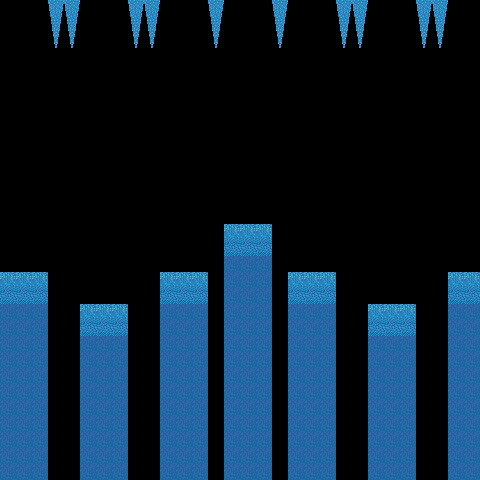

Tiled map render using the project's own tile images. Description and the whole map definition, tile-layer contents included, below:
An orthogonal 30x30 tile map with 16x16 px tiles, 2 tile layers (walls, obstacles), 2 tilesets.

<map version="1.10" tiledversion="1.10.2" orientation="orthogonal" renderorder="right-down" width="30" height="30" tilewidth="16" tileheight="16" infinite="0" nextlayerid="3" nextobjectid="1">
 <tileset firstgid="1" source="../ice.tsx" />
 <tileset firstgid="17" source="../obstacles.tsx" />
 <layer id="1" name="walls" width="30" height="30">
  <data encoding="csv">
0,0,0,0,0,0,0,0,0,0,0,0,0,0,0,0,0,0,0,0,0,0,0,0,0,0,0,0,0,0,
0,0,0,0,0,0,0,0,0,0,0,0,0,0,0,0,0,0,0,0,0,0,0,0,0,0,0,0,0,0,
0,0,0,0,0,0,0,0,0,0,0,0,0,0,0,0,0,0,0,0,0,0,0,0,0,0,0,0,0,0,
0,0,0,0,0,0,0,0,0,0,0,0,0,0,0,0,0,0,0,0,0,0,0,0,0,0,0,0,0,0,
0,0,0,0,0,0,0,0,0,0,0,0,0,0,0,0,0,0,0,0,0,0,0,0,0,0,0,0,0,0,
0,0,0,0,0,0,0,0,0,0,0,0,0,0,0,0,0,0,0,0,0,0,0,0,0,0,0,0,0,0,
0,0,0,0,0,0,0,0,0,0,0,0,0,0,0,0,0,0,0,0,0,0,0,0,0,0,0,0,0,0,
0,0,0,0,0,0,0,0,0,0,0,0,0,0,0,0,0,0,0,0,0,0,0,0,0,0,0,0,0,0,
0,0,0,0,0,0,0,0,0,0,0,0,0,0,0,0,0,0,0,0,0,0,0,0,0,0,0,0,0,0,
0,0,0,0,0,0,0,0,0,0,0,0,0,0,0,0,0,0,0,0,0,0,0,0,0,0,0,0,0,0,
0,0,0,0,0,0,0,0,0,0,0,0,0,0,0,0,0,0,0,0,0,0,0,0,0,0,0,0,0,0,
0,0,0,0,0,0,0,0,0,0,0,0,0,0,0,0,0,0,0,0,0,0,0,0,0,0,0,0,0,0,
0,0,0,0,0,0,0,0,0,0,0,0,0,0,0,0,0,0,0,0,0,0,0,0,0,0,0,0,0,0,
0,0,0,0,0,0,0,0,0,0,0,0,0,0,0,0,0,0,0,0,0,0,0,0,0,0,0,0,0,0,
0,0,0,0,0,0,0,0,0,0,0,0,0,0,5,5,5,0,0,0,0,0,0,0,0,0,0,0,0,0,
0,0,0,0,0,0,0,0,0,0,0,0,0,0,9,9,9,0,0,0,0,0,0,0,0,0,0,0,0,0,
0,0,0,0,0,0,0,0,0,0,0,0,0,0,13,13,13,0,0,0,0,0,0,0,0,0,0,0,0,0,
5,5,5,0,0,0,0,0,0,0,5,5,5,0,13,13,13,0,5,5,5,0,0,0,0,0,0,0,5,5,
9,9,9,0,0,0,0,0,0,0,9,9,9,0,13,13,13,0,9,9,9,0,0,0,0,0,0,0,9,9,
13,13,13,0,0,5,5,5,0,0,13,13,13,0,13,13,13,0,13,13,13,0,0,5,5,5,0,0,13,13,
13,13,13,0,0,9,9,9,0,0,13,13,13,0,13,13,13,0,13,13,13,0,0,9,9,9,0,0,13,13,
13,13,13,0,0,13,13,13,0,0,13,13,13,0,13,13,13,0,13,13,13,0,0,13,13,13,0,0,13,13,
13,13,13,0,0,13,13,13,0,0,13,13,13,0,13,13,13,0,13,13,13,0,0,13,13,13,0,0,13,13,
13,13,13,0,0,13,13,13,0,0,13,13,13,0,13,13,13,0,13,13,13,0,0,13,13,13,0,0,13,13,
13,13,13,0,0,13,13,13,0,0,13,13,13,0,13,13,13,0,13,13,13,0,0,13,13,13,0,0,13,13,
13,13,13,0,0,13,13,13,0,0,13,13,13,0,13,13,13,0,13,13,13,0,0,13,13,13,0,0,13,13,
13,13,13,0,0,13,13,13,0,0,13,13,13,0,13,13,13,0,13,13,13,0,0,13,13,13,0,0,13,13,
13,13,13,0,0,13,13,13,0,0,13,13,13,0,13,13,13,0,13,13,13,0,0,13,13,13,0,0,13,13,
13,13,13,0,0,13,13,13,0,0,13,13,13,0,13,13,13,0,13,13,13,0,0,13,13,13,0,0,13,13,
13,13,13,0,0,13,13,13,0,0,13,13,13,0,13,13,13,0,13,13,13,0,0,13,13,13,0,0,13,13
</data>
 </layer>
 <layer id="2" name="obstacles" width="30" height="30">
  <data encoding="csv">
0,0,0,0,0,0,0,0,0,0,0,0,0,0,0,0,0,0,0,0,0,0,0,0,0,0,0,0,0,0,
0,0,0,0,0,0,0,0,0,0,0,0,0,0,0,0,0,0,0,0,0,0,0,0,0,0,0,0,0,0,
0,0,0,17,17,0,0,0,17,17,0,0,0,17,0,0,0,17,0,0,0,17,17,0,0,0,17,17,0,0,
0,0,0,0,0,0,0,0,0,0,0,0,0,0,0,0,0,0,0,0,0,0,0,0,0,0,0,0,0,0,
0,0,0,0,0,0,0,0,0,0,0,0,0,0,0,0,0,0,0,0,0,0,0,0,0,0,0,0,0,0,
0,0,0,0,0,0,0,0,0,0,0,0,0,0,0,0,0,0,0,0,0,0,0,0,0,0,0,0,0,0,
0,0,0,0,0,0,0,0,0,0,0,0,0,0,0,0,0,0,0,0,0,0,0,0,0,0,0,0,0,0,
0,0,0,0,0,0,0,0,0,0,0,0,0,0,0,0,0,0,0,0,0,0,0,0,0,0,0,0,0,0,
0,0,0,0,0,0,0,0,0,0,0,0,0,0,0,0,0,0,0,0,0,0,0,0,0,0,0,0,0,0,
0,0,0,0,0,0,0,0,0,0,0,0,0,0,0,0,0,0,0,0,0,0,0,0,0,0,0,0,0,0,
0,0,0,0,0,0,0,0,0,0,0,0,0,0,0,0,0,0,0,0,0,0,0,0,0,0,0,0,0,0,
0,0,0,0,0,0,0,0,0,0,0,0,0,0,0,0,0,0,0,0,0,0,0,0,0,0,0,0,0,0,
0,0,0,0,0,0,0,0,0,0,0,0,0,0,0,0,0,0,0,0,0,0,0,0,0,0,0,0,0,0,
0,0,0,0,0,0,0,0,0,0,0,0,0,0,0,0,0,0,0,0,0,0,0,0,0,0,0,0,0,0,
0,0,0,0,0,0,0,0,0,0,0,0,0,0,0,0,0,0,0,0,0,0,0,0,0,0,0,0,0,0,
0,0,0,0,0,0,0,0,0,0,0,0,0,0,0,0,0,0,0,0,0,0,0,0,0,0,0,0,0,0,
0,0,0,0,0,0,0,0,0,0,0,0,0,0,0,0,0,0,0,0,0,0,0,0,0,0,0,0,0,0,
0,0,0,0,0,0,0,0,0,0,0,0,0,0,0,0,0,0,0,0,0,0,0,0,0,0,0,0,0,0,
0,0,0,0,0,0,0,0,0,0,0,0,0,0,0,0,0,0,0,0,0,0,0,0,0,0,0,0,0,0,
0,0,0,0,0,0,0,0,0,0,0,0,0,0,0,0,0,0,0,0,0,0,0,0,0,0,0,0,0,0,
0,0,0,0,0,0,0,0,0,0,0,0,0,0,0,0,0,0,0,0,0,0,0,0,0,0,0,0,0,0,
0,0,0,0,0,0,0,0,0,0,0,0,0,0,0,0,0,0,0,0,0,0,0,0,0,0,0,0,0,0,
0,0,0,0,0,0,0,0,0,0,0,0,0,0,0,0,0,0,0,0,0,0,0,0,0,0,0,0,0,0,
0,0,0,0,0,0,0,0,0,0,0,0,0,0,0,0,0,0,0,0,0,0,0,0,0,0,0,0,0,0,
0,0,0,0,0,0,0,0,0,0,0,0,0,0,0,0,0,0,0,0,0,0,0,0,0,0,0,0,0,0,
0,0,0,0,0,0,0,0,0,0,0,0,0,0,0,0,0,0,0,0,0,0,0,0,0,0,0,0,0,0,
0,0,0,0,0,0,0,0,0,0,0,0,0,0,0,0,0,0,0,0,0,0,0,0,0,0,0,0,0,0,
0,0,0,0,0,0,0,0,0,0,0,0,0,0,0,0,0,0,0,0,0,0,0,0,0,0,0,0,0,0,
0,0,0,0,0,0,0,0,0,0,0,0,0,0,0,0,0,0,0,0,0,0,0,0,0,0,0,0,0,0,
0,0,0,0,0,0,0,0,0,0,0,0,0,0,0,0,0,0,0,0,0,0,0,0,0,0,0,0,0,0
</data>
 </layer>
</map>
